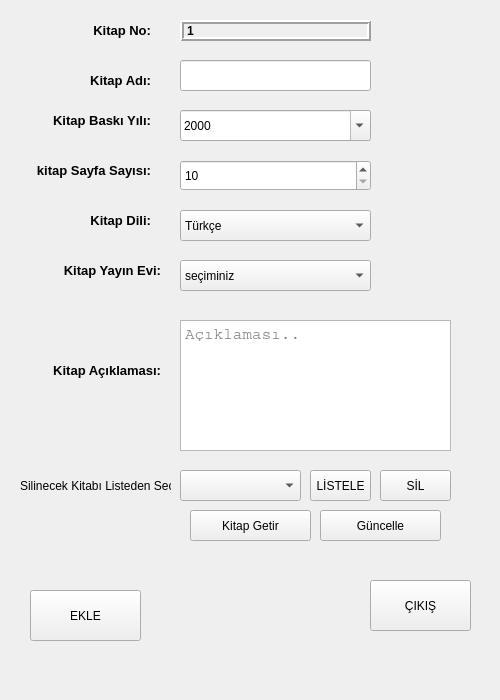
<?xml version="1.0" encoding="UTF-8"?>
<ui version="4.0">
 <class>Form</class>
 <widget class="QWidget" name="Form">
  <property name="geometry">
   <rect>
    <x>0</x>
    <y>0</y>
    <width>500</width>
    <height>700</height>
   </rect>
  </property>
  <property name="minimumSize">
   <size>
    <width>500</width>
    <height>600</height>
   </size>
  </property>
  <property name="maximumSize">
   <size>
    <width>600</width>
    <height>700</height>
   </size>
  </property>
  <property name="cursor">
   <cursorShape>SizeAllCursor</cursorShape>
  </property>
  <property name="windowTitle">
   <string>Kitap Uygulaması</string>
  </property>
  <property name="windowOpacity">
   <double>5.000000000000000</double>
  </property>
  <widget class="QLabel" name="label">
   <property name="geometry">
    <rect>
     <x>60</x>
     <y>20</y>
     <width>91</width>
     <height>21</height>
    </rect>
   </property>
   <property name="font">
    <font>
     <pointsize>10</pointsize>
     <weight>75</weight>
     <bold>true</bold>
    </font>
   </property>
   <property name="layoutDirection">
    <enum>Qt::LeftToRight</enum>
   </property>
   <property name="text">
    <string>Kitap No:</string>
   </property>
   <property name="alignment">
    <set>Qt::AlignRight|Qt::AlignTrailing|Qt::AlignVCenter</set>
   </property>
  </widget>
  <widget class="QLabel" name="label_2">
   <property name="geometry">
    <rect>
     <x>60</x>
     <y>70</y>
     <width>91</width>
     <height>21</height>
    </rect>
   </property>
   <property name="font">
    <font>
     <pointsize>10</pointsize>
     <weight>75</weight>
     <bold>true</bold>
    </font>
   </property>
   <property name="layoutDirection">
    <enum>Qt::LeftToRight</enum>
   </property>
   <property name="text">
    <string>Kitap Adı:</string>
   </property>
   <property name="alignment">
    <set>Qt::AlignRight|Qt::AlignTrailing|Qt::AlignVCenter</set>
   </property>
  </widget>
  <widget class="QLabel" name="label_3">
   <property name="geometry">
    <rect>
     <x>40</x>
     <y>110</y>
     <width>111</width>
     <height>21</height>
    </rect>
   </property>
   <property name="font">
    <font>
     <pointsize>10</pointsize>
     <weight>75</weight>
     <bold>true</bold>
    </font>
   </property>
   <property name="layoutDirection">
    <enum>Qt::LeftToRight</enum>
   </property>
   <property name="text">
    <string>Kitap Baskı Yılı:</string>
   </property>
   <property name="alignment">
    <set>Qt::AlignRight|Qt::AlignTrailing|Qt::AlignVCenter</set>
   </property>
  </widget>
  <widget class="QLabel" name="label_4">
   <property name="geometry">
    <rect>
     <x>30</x>
     <y>160</y>
     <width>121</width>
     <height>21</height>
    </rect>
   </property>
   <property name="font">
    <font>
     <pointsize>10</pointsize>
     <weight>75</weight>
     <bold>true</bold>
    </font>
   </property>
   <property name="layoutDirection">
    <enum>Qt::LeftToRight</enum>
   </property>
   <property name="text">
    <string>kitap Sayfa Sayısı:</string>
   </property>
   <property name="alignment">
    <set>Qt::AlignRight|Qt::AlignTrailing|Qt::AlignVCenter</set>
   </property>
  </widget>
  <widget class="QLabel" name="label_5">
   <property name="geometry">
    <rect>
     <x>60</x>
     <y>210</y>
     <width>91</width>
     <height>21</height>
    </rect>
   </property>
   <property name="font">
    <font>
     <pointsize>10</pointsize>
     <weight>75</weight>
     <bold>true</bold>
    </font>
   </property>
   <property name="layoutDirection">
    <enum>Qt::LeftToRight</enum>
   </property>
   <property name="text">
    <string>Kitap Dili:</string>
   </property>
   <property name="alignment">
    <set>Qt::AlignRight|Qt::AlignTrailing|Qt::AlignVCenter</set>
   </property>
  </widget>
  <widget class="QLabel" name="label_6">
   <property name="geometry">
    <rect>
     <x>40</x>
     <y>260</y>
     <width>121</width>
     <height>21</height>
    </rect>
   </property>
   <property name="font">
    <font>
     <pointsize>10</pointsize>
     <weight>75</weight>
     <bold>true</bold>
    </font>
   </property>
   <property name="layoutDirection">
    <enum>Qt::LeftToRight</enum>
   </property>
   <property name="text">
    <string>Kitap Yayın Evi:</string>
   </property>
   <property name="alignment">
    <set>Qt::AlignRight|Qt::AlignTrailing|Qt::AlignVCenter</set>
   </property>
  </widget>
  <widget class="QLabel" name="label_7">
   <property name="geometry">
    <rect>
     <x>40</x>
     <y>360</y>
     <width>121</width>
     <height>21</height>
    </rect>
   </property>
   <property name="font">
    <font>
     <pointsize>10</pointsize>
     <weight>75</weight>
     <bold>true</bold>
    </font>
   </property>
   <property name="layoutDirection">
    <enum>Qt::LeftToRight</enum>
   </property>
   <property name="text">
    <string>Kitap Açıklaması:</string>
   </property>
   <property name="alignment">
    <set>Qt::AlignRight|Qt::AlignTrailing|Qt::AlignVCenter</set>
   </property>
  </widget>
  <widget class="QLabel" name="label_IDNO">
   <property name="geometry">
    <rect>
     <x>180</x>
     <y>20</y>
     <width>191</width>
     <height>21</height>
    </rect>
   </property>
   <property name="font">
    <font>
     <pointsize>9</pointsize>
     <weight>75</weight>
     <bold>true</bold>
    </font>
   </property>
   <property name="layoutDirection">
    <enum>Qt::RightToLeft</enum>
   </property>
   <property name="frameShape">
    <enum>QFrame::Box</enum>
   </property>
   <property name="frameShadow">
    <enum>QFrame::Raised</enum>
   </property>
   <property name="lineWidth">
    <number>2</number>
   </property>
   <property name="text">
    <string>1</string>
   </property>
   <property name="alignment">
    <set>Qt::AlignLeading|Qt::AlignLeft|Qt::AlignVCenter</set>
   </property>
  </widget>
  <widget class="QLineEdit" name="txt_kitapadi">
   <property name="geometry">
    <rect>
     <x>180</x>
     <y>60</y>
     <width>191</width>
     <height>31</height>
    </rect>
   </property>
  </widget>
  <widget class="QDateEdit" name="dateEdit">
   <property name="geometry">
    <rect>
     <x>180</x>
     <y>110</y>
     <width>191</width>
     <height>31</height>
    </rect>
   </property>
   <property name="maximumDateTime">
    <datetime>
     <hour>23</hour>
     <minute>59</minute>
     <second>59</second>
     <year>2030</year>
     <month>12</month>
     <day>31</day>
    </datetime>
   </property>
   <property name="minimumDateTime">
    <datetime>
     <hour>0</hour>
     <minute>0</minute>
     <second>0</second>
     <year>1930</year>
     <month>9</month>
     <day>14</day>
    </datetime>
   </property>
   <property name="displayFormat">
    <string>yyyy</string>
   </property>
   <property name="calendarPopup">
    <bool>true</bool>
   </property>
  </widget>
  <widget class="QComboBox" name="comboBox_dili">
   <property name="geometry">
    <rect>
     <x>180</x>
     <y>210</y>
     <width>191</width>
     <height>31</height>
    </rect>
   </property>
   <item>
    <property name="text">
     <string>Türkçe</string>
    </property>
    <property name="icon">
     <iconset>
      <normaloff>../../../GUZ_OGLE/uygulama02_kitap_LISTELE/assets/turkey.png</normaloff>../../../GUZ_OGLE/uygulama02_kitap_LISTELE/assets/turkey.png</iconset>
    </property>
   </item>
   <item>
    <property name="text">
     <string>İngilizce</string>
    </property>
    <property name="icon">
     <iconset>
      <normaloff>../../../GUZ_OGLE/uygulama02_kitap_LISTELE/assets/uk.PNG</normaloff>../../../GUZ_OGLE/uygulama02_kitap_LISTELE/assets/uk.PNG</iconset>
    </property>
   </item>
   <item>
    <property name="text">
     <string>Arapça</string>
    </property>
    <property name="icon">
     <iconset>
      <normaloff>../../../GUZ_OGLE/uygulama02_kitap_LISTELE/assets/saudi-arabia.png</normaloff>../../../GUZ_OGLE/uygulama02_kitap_LISTELE/assets/saudi-arabia.png</iconset>
    </property>
   </item>
   <item>
    <property name="text">
     <string>Fransızca</string>
    </property>
   </item>
   <item>
    <property name="text">
     <string>İtalyanca</string>
    </property>
   </item>
  </widget>
  <widget class="QSpinBox" name="spinBox_sayfa">
   <property name="geometry">
    <rect>
     <x>180</x>
     <y>160</y>
     <width>191</width>
     <height>31</height>
    </rect>
   </property>
   <property name="minimum">
    <number>10</number>
   </property>
   <property name="maximum">
    <number>2000</number>
   </property>
  </widget>
  <widget class="QComboBox" name="comboBox_yayinevi">
   <property name="geometry">
    <rect>
     <x>180</x>
     <y>260</y>
     <width>191</width>
     <height>31</height>
    </rect>
   </property>
   <item>
    <property name="text">
     <string>seçiminiz</string>
    </property>
   </item>
   <item>
    <property name="text">
     <string>İsmek Yayınları</string>
    </property>
   </item>
   <item>
    <property name="text">
     <string>Meb Yayınları</string>
    </property>
   </item>
   <item>
    <property name="text">
     <string>Kodlab Yayınları</string>
    </property>
   </item>
   <item>
    <property name="text">
     <string>Türkmen Yayınevi</string>
    </property>
   </item>
  </widget>
  <widget class="QPlainTextEdit" name="txt_aciklama">
   <property name="geometry">
    <rect>
     <x>180</x>
     <y>320</y>
     <width>271</width>
     <height>131</height>
    </rect>
   </property>
   <property name="font">
    <font>
     <family>Courier</family>
     <pointsize>12</pointsize>
    </font>
   </property>
   <property name="placeholderText">
    <string>Açıklaması..</string>
   </property>
  </widget>
  <widget class="QPushButton" name="btn_ekle">
   <property name="geometry">
    <rect>
     <x>30</x>
     <y>590</y>
     <width>111</width>
     <height>51</height>
    </rect>
   </property>
   <property name="text">
    <string>EKLE</string>
   </property>
  </widget>
  <widget class="QPushButton" name="btn_listele">
   <property name="geometry">
    <rect>
     <x>310</x>
     <y>470</y>
     <width>61</width>
     <height>31</height>
    </rect>
   </property>
   <property name="text">
    <string>LİSTELE</string>
   </property>
  </widget>
  <widget class="QPushButton" name="btn_cikis">
   <property name="geometry">
    <rect>
     <x>370</x>
     <y>580</y>
     <width>101</width>
     <height>51</height>
    </rect>
   </property>
   <property name="text">
    <string>ÇIKIŞ</string>
   </property>
  </widget>
  <widget class="QComboBox" name="comboBox">
   <property name="geometry">
    <rect>
     <x>180</x>
     <y>470</y>
     <width>121</width>
     <height>31</height>
    </rect>
   </property>
  </widget>
  <widget class="QLabel" name="label_8">
   <property name="geometry">
    <rect>
     <x>20</x>
     <y>470</y>
     <width>151</width>
     <height>31</height>
    </rect>
   </property>
   <property name="text">
    <string>Silinecek Kitabı Listeden Seçin</string>
   </property>
  </widget>
  <widget class="QPushButton" name="pushButton">
   <property name="geometry">
    <rect>
     <x>380</x>
     <y>470</y>
     <width>71</width>
     <height>31</height>
    </rect>
   </property>
   <property name="text">
    <string>SİL</string>
   </property>
  </widget>
  <widget class="QPushButton" name="btn_kitapgetir">
   <property name="geometry">
    <rect>
     <x>190</x>
     <y>510</y>
     <width>121</width>
     <height>31</height>
    </rect>
   </property>
   <property name="text">
    <string>Kitap Getir</string>
   </property>
  </widget>
  <widget class="QPushButton" name="btn_guncelle">
   <property name="geometry">
    <rect>
     <x>320</x>
     <y>510</y>
     <width>121</width>
     <height>31</height>
    </rect>
   </property>
   <property name="text">
    <string>Güncelle</string>
   </property>
  </widget>
 </widget>
 <resources/>
 <connections/>
</ui>
